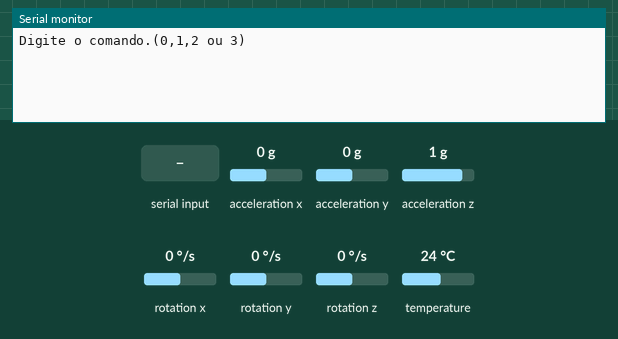
This sketch was run on a simulated Arduino Uno, built with avr-gcc and run on an emulated ATmega328P. On the bench: the last lines printed to the serial monitor. Inputs (shaded band) come from the test bench; at power-on: acceleration z 1 g, acceleration x 0 g, rotation x 0 °/s, acceleration y 0 g, rotation y 0 °/s, rotation z 0 °/s, temperature 24 °C.

Above: at 1.9 s.
2.0 s: "0" received over Serial
At 2.8 s:
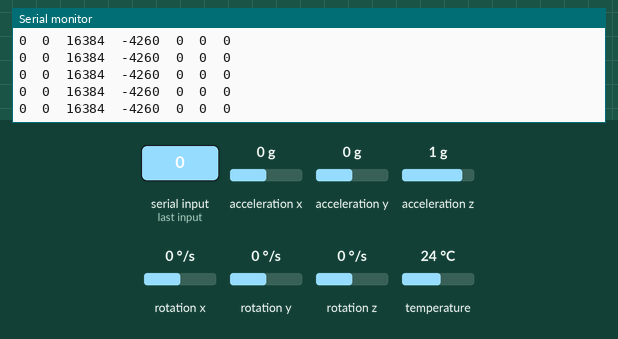
3.5 s: acceleration z set to 0 g
At 4.4 s:
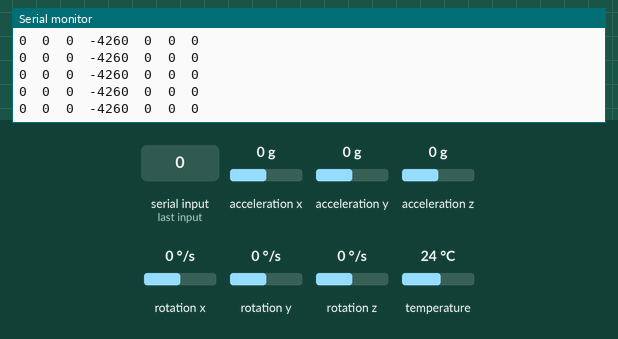
6.5 s: acceleration x set to -1.4 g
At 7.3 s:
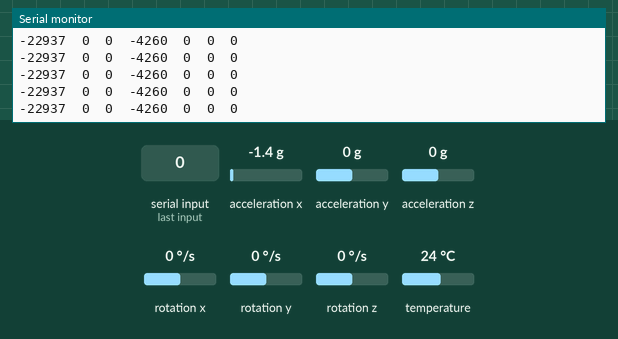
8.0 s: rotation x set to 100 °/s
At 9.0 s:
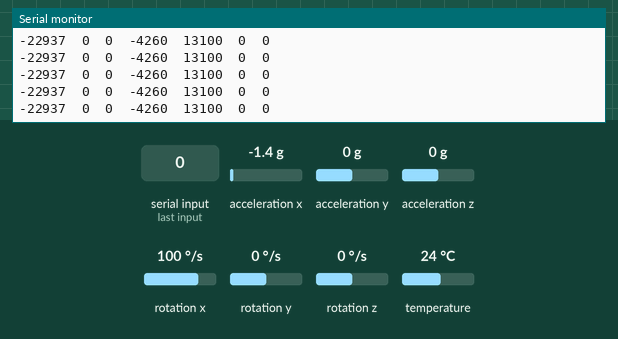
11.0 s: acceleration x set to 0.8 g
At 11.8 s:
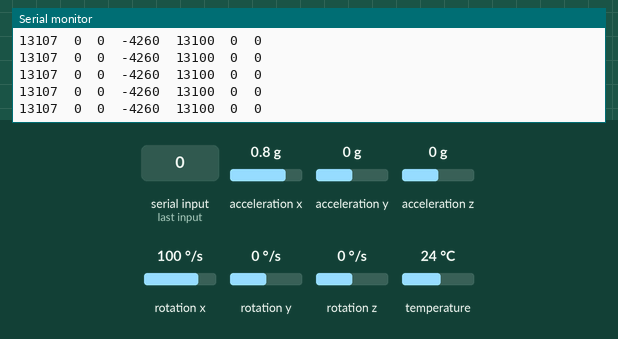
14.0 s: acceleration y set to -1.4 g
Timing chart, 0 to 14.6 s (numbered marks = the images above; inputs shaded):
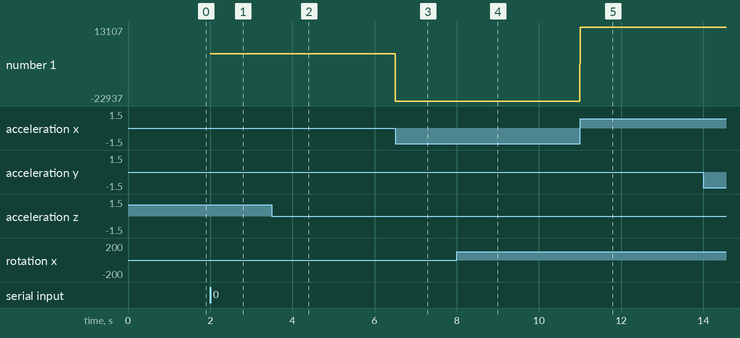

The sketch:

read_mpu6050_v3.ino
```cpp
#include <I2Cdev.h>
#include "MPU6050.h"
#include "Wire.h"

MPU6050 accelgyro;
int16_t ax, ay, az;
int16_t gx, gy, gz;
int16_t temp;

#define OUTPUT_READABLE_ACCELGYRO

#define MPU6050_ACCEL_FS_2 0x00
#define MPU6050_ACCEL_FS_4 0x01
#define MPU6050_ACCEL_FS_8 0x02
#define MPU6050_ACCEL_FS_16 0x03

#define MPU6050_GYRO_FS_250 0x00
#define MPU6050_GYRO_FS_500 0x01
#define MPU6050_GYRO_FS_1000 0x02
#define MPU6050_GYRO_FS_2000 0x03

#define LED_PIN 13
bool blinkState = false;

char command;
int test = 0;
int c = 0;

void setup() {
    Serial.begin(115200);
    Serial.print("Digite o comando.(0,1,2 ou 3)\n");
    delay(1000);

do{
   if (Serial.available()){

    command = Serial.read();

    if(command == '0'){
      Serial.print("Comando 0 recebido.\n");
      c = 0;
      test = 1;
      delay(2);

    }
    else if(command == '1'){
      Serial.print("Comando 1 recebido.\n");
      c = 1;
      test = 1;
      delay(2);
     }
     else if (command == '2'){
      Serial.print("Comando 2 recebido.\n");
      c = 2;
      test = 1;
      delay(2);
     }
     else if (command == '3'){
      Serial.print("Comando 3 recebido.\n");
      c = 3;
      test = 1;
      delay(2);
     }
     else{
     Serial.print("Comando invalido. Tente outro.\n");
     delay(1000);
     test = 0;
     }
    }
  }while(test == 0);

        Wire.begin();
    accelgyro.initialize();
    if(c == 0){
    int setFullScaleGyroRange(MPU6050_GYRO_FS_250);
    int setFullScaleAccelRange(MPU6050_ACCEL_FS_2);
    }
    else if(c == 1){
    int setFullScaleGyroRange(MPU6050_GYRO_FS_500);
    int setFullScaleAccelRange(MPU6050_ACCEL_FS_4);
    }

    else if(c == 2){
    int setFullScaleGyroRange(MPU6050_GYRO_FS_1000);
    int setFullScaleAccelRange(MPU6050_ACCEL_FS_8);
      }

    else if(c == 3){
    int setFullScaleGyroRange(MPU6050_GYRO_FS_2000);
    int setFullScaleAccelRange(MPU6050_ACCEL_FS_16);
      }

}

unsigned long timer;
void loop() {
    accelgyro.getMotion6(&ax, &ay, &az, &gx, &gy, &gz);
    temp = accelgyro.getTemperature();
     //if((millis() - timer) > 0.25) // 4000Hz
    //{
      //timer = millis();
      //Serial.print(timer);Serial.print("\t");
      // int start=millis();Serial.print(start);Serial.print("\t");
        Serial.print(ax); Serial.print("\t");
        Serial.print(ay); Serial.print("\t");
        Serial.print(az); Serial.print("\t");
        Serial.print(temp); Serial.print("\t");///340+36.53
        Serial.print(gx); Serial.print("\t");
        Serial.print(gy); Serial.print("\t");
        Serial.println(gz);
    //blinkState = !blinkState;
    //digitalWrite(LED_PIN, blinkState);
 //}
}
```

Measured:
- after the input at 2.0 s, the serial monitor: prints a new line at once (image 1)
- after the input at 3.5 s, the serial monitor: prints a new line at once (image 2)
- after the input at 6.5 s, the serial monitor: prints a new line at once (image 3)
- after the input at 8.0 s, the serial monitor: prints a new line at once (image 4)
- after the input at 11.0 s, the serial monitor: prints a new line at once (image 5)
- plotted number 1: 0 → -22937 after the input at 6.5 s, -22937 → 13107 after the input at 11.0 s
